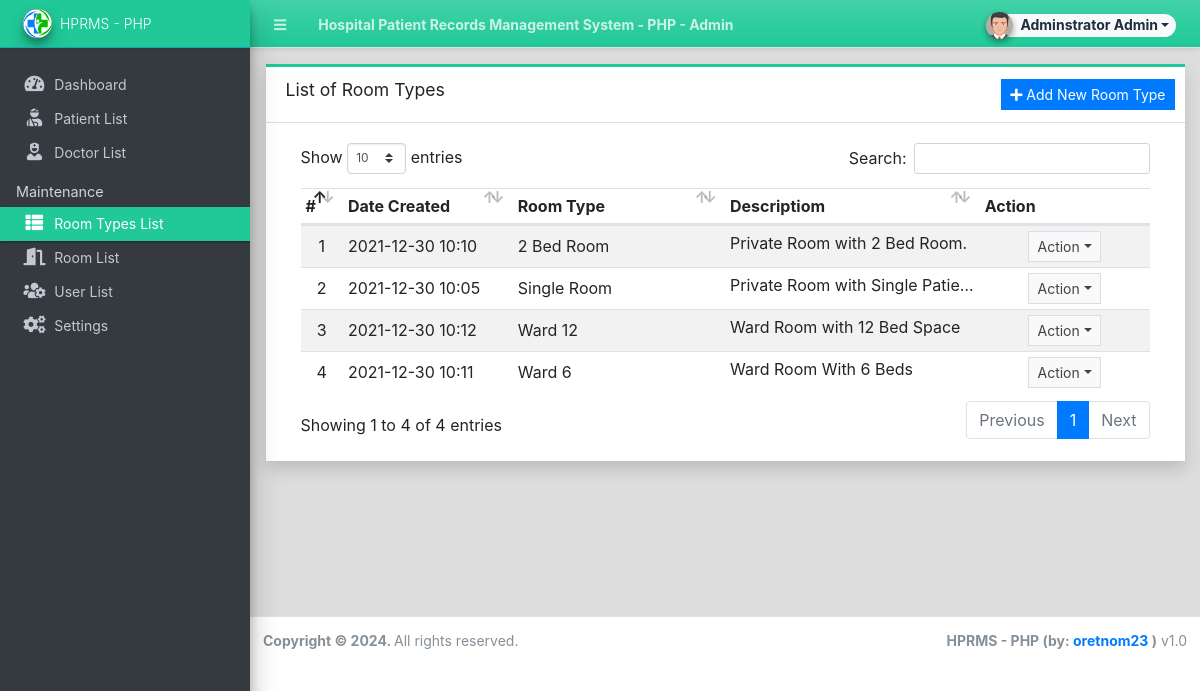
/admin/?page=room_types (signed in), run on the app's committed database.
### tables this page shows
CREATE TABLE `room_type_list` (
  `id` int(30) NOT NULL,
  `room` text NOT NULL,
  `description` text NOT NULL,
  `delete_flag` tinyint(1) NOT NULL DEFAULT 0,
  `date_created` datetime NOT NULL DEFAULT current_timestamp(),
  `date_updated` datetime DEFAULT NULL ON UPDATE current_timestamp()
);

### config.php (called while the page is built, shortened)
<?php
require_once('classes/DBConnection.php');
require_once('classes/SystemSettings.php');
function validate_image($file){
	if(!empty($file)){
        $ex = explode('?',$file);
        $file = $ex[0];
        $param =  isset($ex[1]) ? '?'.$ex[1]  : '';
		if(is_file(base_app.$file)){
			return base_url.$file.$param;
		}else{
			return base_url.'dist/img/no-image-available.png';
		}
	}else{
		return base_url.'dist/img/no-image-available.png';
	}
}
function isMobileDevice(){
    $aMobileUA = array(
        '/iphone/i' => 'iPhone',
        '/ipod/i' => 'iPod',
        '/ipad/i' => 'iPad',
        '/android/i' => 'Android',
        '/blackberry/i' => 'BlackBerry',
        '/webos/i' => 'Mobile'
    );
    return false;
}
?>

### classes/DBConnection.php (called while the page is built, shortened)
<?php
class DBConnection{
    private $host = DB_SERVER;
    private $username = DB_USERNAME;
    private $password = DB_PASSWORD;
    private $database = DB_NAME;
    public $conn;
    public function __construct(){
        if (!isset($this->conn)) {
            $this->conn = new mysqli($this->host, $this->username, $this->password, $this->database);
        }
    }
}
?>

### classes/SystemSettings.php (called while the page is built, shortened)
<?php
class SystemSettings extends DBConnection{
	function userdata($field = ''){
		if(!empty($field)){
			if(isset($_SESSION['userdata'][$field]))
				return $_SESSION['userdata'][$field];
			else
				return null;
		}else{
			return false;
		}
	}
	function info($field=''){
		if(!empty($field)){
			if(isset($_SESSION['system_info'][$field]))
				return $_SESSION['system_info'][$field];
			else
				return false;
		}else{
			return false;
		}
	}
}
$_settings = new SystemSettings();
?>

### admin/room_types/index.php (the view, shortened to what this page needs)
<div class="card card-outline card-teal rounded-0 shadow">
	<div class="card-header">
		<h3 class="card-title">List of Room Types</h3>
		<div class="card-tools">
			<a href="javascript:void(0)" id="create_new" class="btn btn-flat btn-sm btn-primary"><span class="fas fa-plus"></span>  Add New Room Type</a>
		</div>
	</div>
	<div class="card-body">
		<div class="container-fluid">
        <div class="container-fluid">
			<table class="table table-hover table-striped">
				<colgroup>
					<col width="5%">
					<col width="20%">
					<col width="25%">
					<col width="30%">
					<col width="20%">
				</colgroup>
				<thead>
					<tr>
						<th>#</th>
						<th>Date Created</th>
						<th>Room Type</th>
						<th>Descriptiom</th>
						<th>Action</th>
					</tr>
				</thead>
				<tbody>
					<?php
						$i = 1;
						$qry = $conn->query("SELECT * from `room_type_list` where delete_flag = 0 order by `room` asc ");
						while($row = $qry->fetch_assoc()):
					?>
						<tr>
							<td class="text-center"><?php echo $i++; ?></td>
							<td class=""><?php echo date("Y-m-d H:i",strtotime($row['date_created'])) ?></td>
							<td><?php echo ($row['room']) ?></td>
							<td class="truncate-1"><?php echo $row['description'] ?></td>
							<td align="center">
								 <button type="button" class="btn btn-flat btn-default btn-sm dropdown-toggle dropdown-icon" data-toggle="dropdown">
				                  		Action
				                  </button>
							</td>
						</tr>
					<?php endwhile; ?>
				</tbody>
			</table>
		</div>
		</div>
	</div>
</div>

### admin/index.php (shortened to what this page needs)
<?php require_once('../config.php'); ?>
 <!DOCTYPE html>
<html lang="en" class="" style="height: auto;">
<?php require_once('inc/header.php') ?>
  <body class="sidebar-mini layout-fixed control-sidebar-slide-open layout-navbar-fixed sidebar-mini-md sidebar-mini-xs" data-new-gr-c-s-check-loaded="14.991.0" data-gr-ext-installed="" style="height: auto;">
    <div class="wrapper">
     <?php require_once('inc/topBarNav.php') ?>
     <?php require_once('inc/navigation.php') ?>
     <?php $page = isset($_GET['page']) ? $_GET['page'] : 'home';  ?>
      <div class="content-wrapper pt-3" style="min-height: 567.854px;">
        <section class="content ">
          <div class="container-fluid">
            <?php
              if(!file_exists($page.".php") && !is_dir($page)){
                  include '404.html';
              }else{
                if(is_dir($page))
                  include $page.'/index.php';
                else
                  include $page.'.php';
              }
            ?>
          </div>
        </section>
      </div>
      <?php require_once('inc/footer.php') ?>
  </body>
</html>

### admin/inc/header.php (shortened to what this page needs)
<head>
    <link rel="stylesheet" href="<?php echo base_url ?>plugins/fontawesome-free/css/all.min.css">
    <link rel="stylesheet" href="<?php echo base_url ?>plugins/tempusdominus-bootstrap-4/css/tempusdominus-bootstrap-4.min.css">
  <link rel="stylesheet" href="<?php echo base_url ?>plugins/datatables-bs4/css/dataTables.bootstrap4.min.css">
  <link rel="stylesheet" href="<?php echo base_url ?>plugins/datatables-responsive/css/responsive.bootstrap4.min.css">
  <link rel="stylesheet" href="<?php echo base_url ?>plugins/datatables-buttons/css/buttons.bootstrap4.min.css">
  <link rel="stylesheet" href="<?php echo base_url ?>plugins/select2/css/select2.min.css">
  <link rel="stylesheet" href="<?php echo base_url ?>plugins/select2-bootstrap4-theme/select2-bootstrap4.min.css">
    <link rel="stylesheet" href="<?php echo base_url ?>plugins/icheck-bootstrap/icheck-bootstrap.min.css">
    <link rel="stylesheet" href="<?php echo base_url ?>plugins/jqvmap/jqvmap.min.css">
    <link rel="stylesheet" href="<?php echo base_url ?>dist/css/adminlte.css">
    <link rel="stylesheet" href="<?php echo base_url ?>dist/css/custom.css">
    <link rel="stylesheet" href="<?php echo base_url ?>plugins/overlayScrollbars/css/OverlayScrollbars.min.css">
    <link rel="stylesheet" href="<?php echo base_url ?>plugins/daterangepicker/daterangepicker.css">
    <link rel="stylesheet" href="<?php echo base_url ?>plugins/summernote/summernote-bs4.min.css">
  <link rel="stylesheet" href="<?php echo base_url ?>plugins/sweetalert2-theme-bootstrap-4/bootstrap-4.min.css">
  </head>

### admin/inc/topBarNav.php (shortened to what this page needs)
<nav class="main-header navbar navbar-expand navbar-dark border  border-teal border-top-0  border-left-0 border-right-0 text-sm shadow-sm bg-gradient-teal">
  <ul class="navbar-nav">
    <li class="nav-item">
    <a class="nav-link" data-widget="pushmenu" href="#" role="button"><i class="fas fa-bars"></i></a>
    </li>
    <li class="nav-item d-none d-sm-inline-block">
      <a href="<?php echo base_url ?>" class="nav-link"><b><?php echo (!isMobileDevice()) ? $_settings->info('name'):$_settings->info('short_name'); ?> - Admin</b></a>
    </li>
  </ul>
  <ul class="navbar-nav ml-auto">
    <li class="nav-item">
      <div class="btn-group nav-link">
            <button type="button" class="btn btn-rounded badge badge-light dropdown-toggle dropdown-icon" data-toggle="dropdown">
              <span><img src="<?php echo validate_image($_settings->userdata('avatar')) ?>" class="img-circle elevation-2 user-img" alt="User Image"></span>
              <span class="ml-3"><?php echo ucwords($_settings->userdata('firstname').' '.$_settings->userdata('lastname')) ?></span>
            </button>
        </div>
    </li>
  </ul>
</nav>

### admin/inc/navigation.php (shortened to what this page needs)
<aside class="main-sidebar sidebar-dark-teal elevation-4 sidebar-no-expand bg-dark-teal">
  <a href="<?php echo base_url ?>admin" class="brand-link bg-transparent text-sm border-info shadow-sm bg-teal">
  <img src="<?php echo validate_image($_settings->info('logo'))?>" alt="Store Logo" class="brand-image img-circle elevation-3 bg-black" style="width: 1.8rem;height: 1.8rem;max-height: unset;object-fit:scale-down;object-position:center center">
  <span class="brand-text font-weight-light"><?php echo $_settings->info('short_name') ?></span>
  </a>
  <div class="sidebar os-host os-theme-light os-host-overflow os-host-overflow-y os-host-resize-disabled os-host-transition os-host-scrollbar-horizontal-hidden">
    <div class="os-content-glue" style="margin: 0px -8px; width: 249px; height: 646px;"></div>
    <div class="os-padding">
      <div class="os-viewport os-viewport-native-scrollbars-invisible" style="overflow-y: scroll;">
        <div class="os-content" style="padding: 0px 8px; height: 100%; width: 100%;">
          <nav class="mt-4">
             <ul class="nav nav-pills nav-sidebar flex-column text-sm nav-compact nav-flat nav-child-indent nav-collapse-hide-child" data-widget="treeview" role="menu" data-accordion="false">
              <li class="nav-item dropdown">
                <a href="./" class="nav-link nav-home">
                  <i class="nav-icon fas fa-tachometer-alt"></i>
                  <p>
                    Dashboard
                  </p>
                </a>
              </li>
              <li class="nav-item dropdown">
                <a href="<?php echo base_url ?>admin/?page=patients" class="nav-link nav-patients">
                  <i class="nav-icon fas fa-user-injured"></i>
                  <p>
                    Patient List
                  </p>
                </a>
              </li>
              <li class="nav-item dropdown">
                <a href="<?php echo base_url ?>admin/?page=doctors" class="nav-link nav-doctors">
                  <i class="nav-icon fas fa-user-nurse"></i>
                  <p>
                    Doctor List
                  </p>
                </a>
              </li>
              <?php if($_settings->userdata('type') == 1): ?>
              <li class="nav-header">Maintenance</li>
              <li class="nav-item dropdown">
                <a href="<?php echo base_url ?>admin/?page=room_types" class="nav-link nav-room_types">
                  <i class="nav-icon fas fa-th-list"></i>
                  <p>
                    Room Types List
                  </p>
                </a>
              </li>
              <li class="nav-item dropdown">
                <a href="<?php echo base_url ?>admin/?page=rooms" class="nav-link nav-rooms">
                  <i class="nav-icon fas fa-door-open"></i>
                  <p>
                    Room List
                  </p>
                </a>
              </li>
              <li class="nav-item dropdown">
                <a href="<?php echo base_url ?>admin/?page=user/list" class="nav-link nav-user_list">
                  <i class="nav-icon fas fa-users-cog"></i>
                  <p>
                    User List
                  </p>
                </a>
              </li>
              <li class="nav-item dropdown">
                <a href="<?php echo base_url ?>admin/?page=system_info" class="nav-link nav-system_info">
                  <i class="nav-icon fas fa-cogs"></i>
                  <p>
                    Settings
                  </p>
                </a>
              </li>
              <?php endif; ?>
            </ul>
          </nav>
        </div>
      </div>
    </div>
  </div>
</aside>

### admin/inc/footer.php (shortened to what this page needs)
<footer class="main-footer text-sm">
        <strong>Copyright © <?php echo date('Y') ?>.
        </strong>
        All rights reserved.
        <div class="float-right d-none d-sm-inline-block">
          <b><?php echo $_settings->info('short_name') ?> (by: <a href="https://1sourcecodr.blogspot.com/" target="blank">oretnom23</a> )</b> v1.0
        </div>
      </footer>
    </div>

### admin/inc/topBarNav.php (style rules this page uses)
.user-img { position: absolute; height: 27px; width: 27px; object-fit: cover; left: -7%; top: -12%; }
.btn-rounded { border-radius: 50px; }

### data on the page
room_type_list: date_created "2021-12-30 10:10", room "2 Bed Room", description "Private Room with 2 Bed Room."
room_type_list: date_created "2021-12-30 10:05", room "Single Room", description "Private Room with Single…"
room_type_list: date_created "2021-12-30 10:12", room "Ward 12", description "Ward Room with 12 Bed Space"
room_type_list: date_created "2021-12-30 10:11", room "Ward 6", description "Ward Room With 6 Beds"

### other printed values
$_settings->info('name') "Hospital Patient Records Management System - PHP"
$_settings->userdata('firstname').' '.$_settings->userdata('lastname') "Adminstrator Admin"
$_settings->info('short_name') "HPRMS - PHP"
